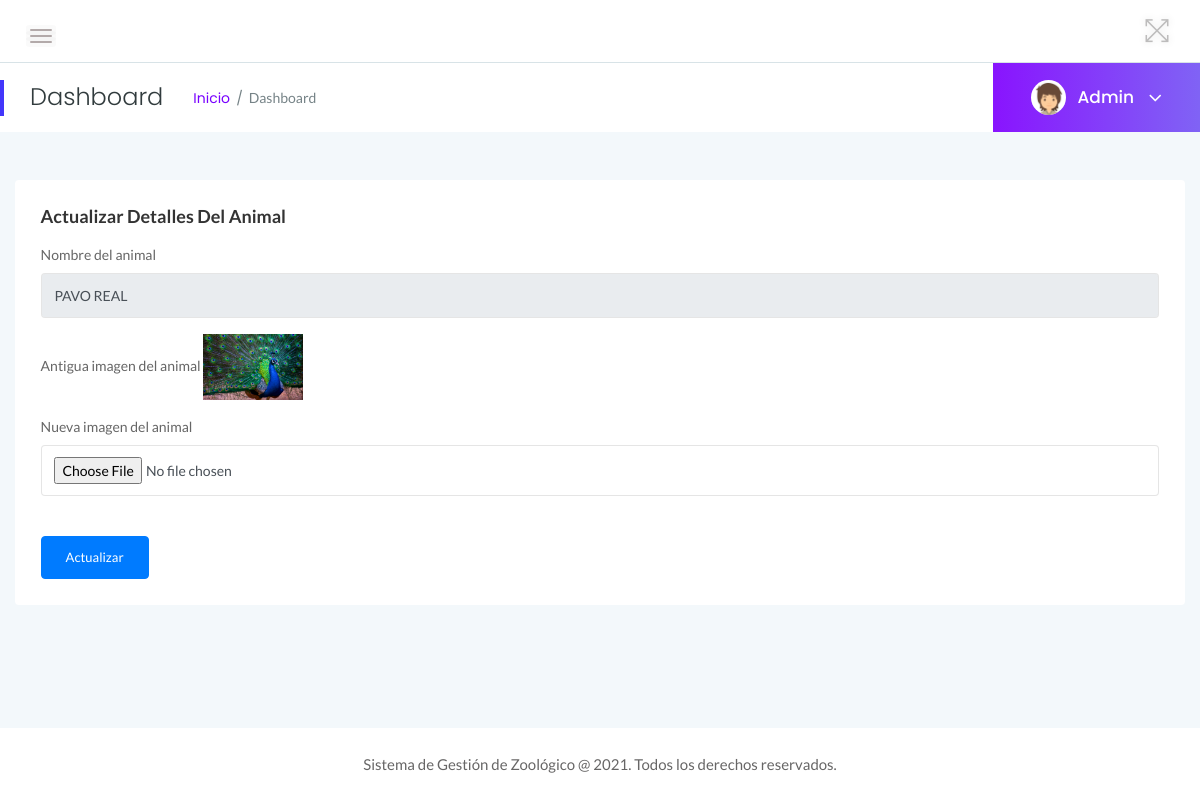
The page /admin/changeimage.php?editid=2 (signed in) on the database its author committed.
### tables this page shows
CREATE TABLE `tblanimal` (
  `ID` int(10) NOT NULL,
  `AnimalName` varchar(200) DEFAULT NULL,
  `ScientificName` varchar(200) NOT NULL,
  `CageNumber` int(10) DEFAULT NULL,
  `FeedNumber` varchar(200) DEFAULT NULL,
  `Breed` varchar(200) DEFAULT NULL,
  `AnimalImage` varchar(200) DEFAULT NULL,
  `Description` mediumtext DEFAULT NULL,
  `Feeding` text NOT NULL,
  `Reproduction` text NOT NULL,
  `SocialLife` text NOT NULL,
  `StateOfConservation` text NOT NULL,
  `CreationDate` timestamp NOT NULL DEFAULT current_timestamp() ON UPDATE current_timestamp()
);

### admin/changeimage.php (the view, shortened to what this page needs)
<?php
include('includes/dbconnection.php');
if (strlen($_SESSION['zmsaid']==0)) {
  header('location:logout.php');
  } else{
  ?>
<!doctype html>
<html class="no-js" lang="es">
<head>
    <link rel="stylesheet" href="assets/css/bootstrap.min.css">
    <link rel="stylesheet" href="assets/css/font-awesome.min.css">
    <link rel="stylesheet" href="assets/css/themify-icons.css">
    <link rel="stylesheet" href="assets/css/metisMenu.css">
    <link rel="stylesheet" href="assets/css/owl.carousel.min.css">
    <link rel="stylesheet" href="assets/css/slicknav.min.css">
    <link rel="stylesheet" href="https://www.amcharts.com/lib/3/plugins/export/export.css" type="text/css" media="all" />
    <link rel="stylesheet" href="assets/css/typography.css">
    <link rel="stylesheet" href="assets/css/default-css.css">
    <link rel="stylesheet" href="assets/css/styles.css">
    <link rel="stylesheet" href="assets/css/responsive.css">
</head>
<body>
    <div class="page-container">
        <div class="main-content">
          <?php include_once('includes/header.php');?>
           <?php include_once('includes/pagetitle.php');?>
            <div class="main-content-inner">
                <div class="row">
                    <div class="col-lg-12 col-ml-12">
                        <div class="row">
                            <div class="col-12 mt-5">
                                <div class="card">
                                    <div class="card-body">
                                        <h4 class="header-title">Actualizar detalles del animal</h4>
                                        <form method="post" enctype="multipart/form-data">
                                            <?php
 $aniid=$_GET['editid'];
$ret=mysqli_query($con,"select * from tblanimal where ID='$aniid'");
while ($row=mysqli_fetch_array($ret)) {
?>
                                             <div class="form-group">
                                                <label for="exampleInputEmail1">Nombre del animal</label>
                                                <input type="text" class="form-control" id="aname" name="aname" aria-describedby="emailHelp" placeholder="Ingrese nombre del animal" value="<?php  echo $row['AnimalName'];?>" readonly="true">
                                            </div>
                                           <div class="form-group">
                                                <label for="exampleInputEmail1">Antigua imagen del animal</label>
                                                <img src="images/<?php  echo $row['AnimalImage'];?>" width="100" height="100">
                                            </div>
                                          <div class="form-group">
                                                <label for="exampleInputEmail1">Nueva imagen del animal</label>
                                                <input type="file" class="form-control" id="image" name="image" aria-describedby="emailHelp" value="" required="true">
                                            </div>
                                            <?php } ?>
                                            <button type="submit" class="btn btn-primary mt-4 pr-4 pl-4" name="submit">Actualizar</button>
                                        </form>
                                    </div>
                                </div>
                            </div>
                        </div>
                    </div>
                </div>
            </div>
        </div>
        <?php include_once('includes/footer.php');?>
    </div>
</body>
</html>
<?php }  ?>

### admin/includes/pagetitle.php (shortened to what this page needs)
<?php
include('includes/dbconnection.php');
?>
<div class="page-title-area">
                <div class="row align-items-center">
                    <div class="col-sm-6">
                        <div class="breadcrumbs-area clearfix">
                            <h4 class="page-title pull-left">Dashboard</h4>
                            <ul class="breadcrumbs pull-left">
                                <li><a href="dashboard.php">Inicio</a></li>
                                <li><span>Dashboard</span></li>
                            </ul>
                        </div>
                    </div>
                    <div class="col-sm-6 clearfix">
                        <div class="user-profile pull-right">
                            <img class="avatar user-thumb" src="assets/images/author/avatar.png" alt="avatar">
                            <?php
$adid=$_SESSION['zmsaid'];
$ret=mysqli_query($con,"select AdminName from tbladmin where ID='$adid'");
$row=mysqli_fetch_array($ret);
$name=$row['AdminName'];
?>
                            <h4 class="user-name dropdown-toggle" data-toggle="dropdown"><?php echo $name; ?> <i class="fa fa-angle-down"></i></h4>
                        </div>
                    </div>
                </div>
            </div>

### admin/assets/css/styles.css (style rules this page uses)
.page-container { width: 100%; height: 100%; min-height: 100vh; padding-left: 280px; -webkit-transition: padding-left 0.3s ease 0s; transition: padding-left 0.3s ease 0s; }
.card { border: none; border-radius: 4px; background-color: #fff; -webkit-transition: all 0.3s ease 0s; transition: all 0.3s ease 0s; }
.card-body { padding: 25.6px; padding: 1.6rem; }
.main-content { width: 100%; background: #F3F8FB; }
.main-content-inner { padding: 0 30px 50px; }
.page-title-area { padding: 0 30px; background: #fff; position: relative; }
.page-title-area:before { content: ''; position: absolute; left: 0; top: 50%; width: 4px; height: 36px; background: var(--primary-color); -webkit-transform: translateY(-50%); transform: translateY(-50%); }
.page-title { font-size: 24px; font-weight: 300; color: #313b3d; letter-spacing: 0; margin-right: 30px; }
ul.breadcrumbs { margin-top: 4px; }
.breadcrumbs li { display: inline-block; }
.breadcrumbs li a, .breadcrumbs li span { display: block; font-size: 14px; font-weight: 400; color: #7801ff; letter-spacing: 0; margin-right: 16px; position: relative; }
.breadcrumbs li a:before { content: '/'; color: #768387; position: absolute; right: -13px; top: 0; }
.breadcrumbs li span { margin-right: 0; color: #768387; text-transform: capitalize; }
.user-profile { margin-right: -30px; display: -webkit-box; display: -ms-flexbox; display: flex; -webkit-box-align: center; -ms-flex-align: center; align-items: center; -ms-flex-wrap: wrap; flex-wrap: wrap; background: -webkit-linear-gradient(left, #8914fe 0%, #8063f5 100%); background: linear-gradient(to right, #8914fe 0%, #8063f5 100%); padding: 17px 38px; position: relative; }
.user-profile img.avatar { height: 35px; width: 35px; border-radius: 50%; margin-right: 12px; }
.user-name { font-size: 17px; font-weight: 500; color: #fff; letter-spacing: 0; cursor: pointer; -webkit-user-select: none; -moz-user-select: none; -ms-user-select: none; user-select: none; }
.user-name i { margin-left: 10px; font-size: 21px; vertical-align: middle; position: relative; }
.notification-area .dropdown-toggle, .user-name.dropdown-toggle { position: relative; }
.notification-area .dropdown-toggle:after, .user-name.dropdown-toggle:after { display: none; }
.header-title { font-family: 'Lato', sans-serif; font-size: 18px; font-weight: 600; letter-spacing: 0; color: #333; text-transform: capitalize; margin-bottom: 17px; }
.btn { padding: 11px 17px; font-size: 13px; letter-spacing: 0; }
.form-control, .form-control:focus { outline: none; box-shadow: none; }
.form-control { font-size: 14px; border: 1px solid rgba(170, 170, 170, .3); padding: 10.72px 12.8px; padding: .67rem .8rem; }
label { font-weight: 500; color: #666; display: inline-block; margin-bottom: 8px; margin-bottom: .5rem; }

### admin/assets/css/responsive.css (style rules this page uses)
@media screen and (min-width: 1200px) and (max-width: 1440px) { .col-ml-12 { -webkit-box-flex: 0; -ms-flex: 0 0 100%; flex: 0 0 100%; max-width: 100%; } }
@media (min-width: 1200px) and (max-width: 1364px) { .main-content-inner { padding: 0 15px 50px; } }
@media (min-width: 1200px) and (max-width: 1364px) { .page-container, .sbar_collapsed.page-container { padding-left: 0; } }

### rows shown on the page
tblanimal: aname "PAVO REAL", AnimalImage (picture)

### other values the page prints
$name "Admin"
